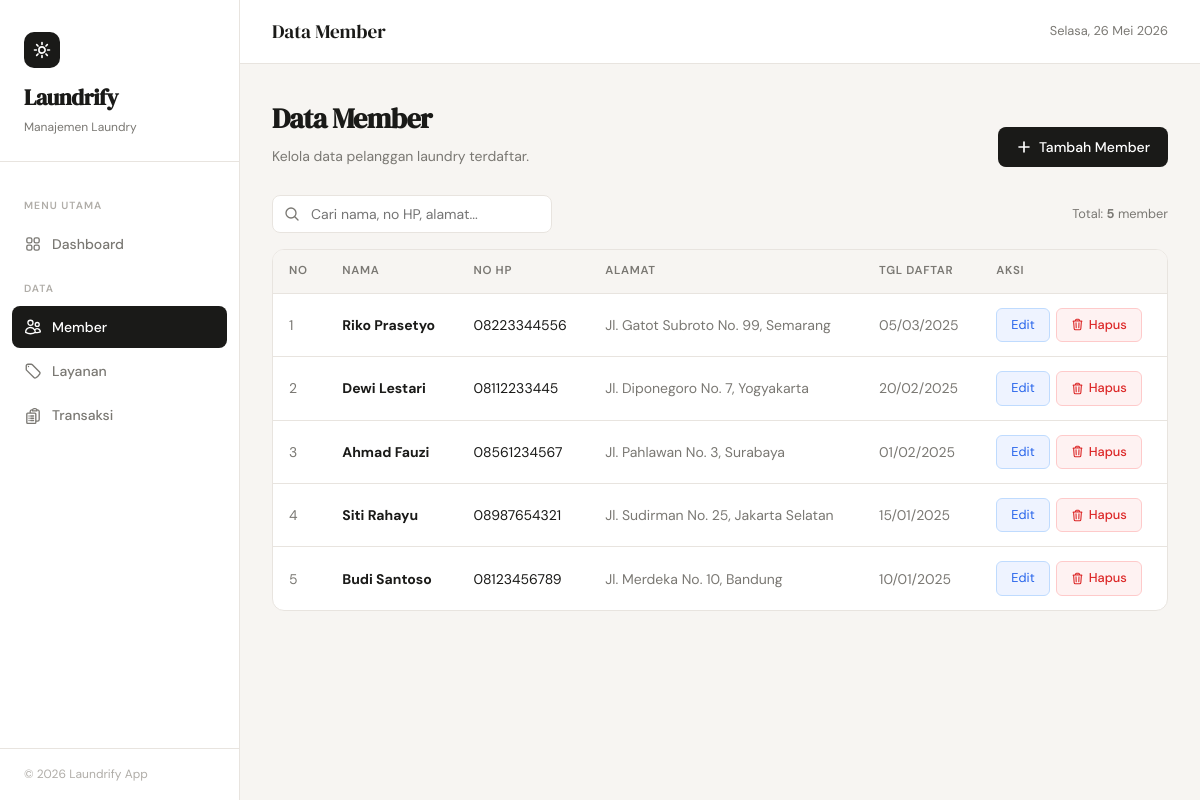
/pages/member/index.php, run on the app's committed database.
### tables this page shows
CREATE TABLE IF NOT EXISTS member (
    id         INT UNSIGNED AUTO_INCREMENT PRIMARY KEY,
    nama       VARCHAR(100)  NOT NULL,
    no_hp      VARCHAR(20)   NOT NULL,
    alamat     TEXT          NOT NULL,
    created_at TIMESTAMP     DEFAULT CURRENT_TIMESTAMP
);

### pages/member/index.php (the view, shortened to what this page needs)
<?php
$page_title = 'Data Member';
$active     = 'member';
include __DIR__ . '/../../config/header.php';
$result = mysqli_query($koneksi, "SELECT * FROM member ORDER BY created_at DESC");
?>
<div class="page-header">
  <div class="page-header-text">
    <h2>Data Member</h2>
    <p>Kelola data pelanggan laundry terdaftar.</p>
  </div>
  <a href="add.php" class="btn btn-primary">
    <svg xmlns="http://www.w3.org/2000/svg" fill="none" viewBox="0 0 24 24" stroke-width="2.5" stroke="currentColor"><path stroke-linecap="round" stroke-linejoin="round" d="M12 4.5v15m7.5-7.5h-15"/></svg>
    Tambah Member
  </a>
</div>
<div class="table-controls">
  <div class="search-bar">
    <input type="text" id="search-input" placeholder="Cari nama, no HP, alamat...">
  </div>
  <span class="info-total">Total: <strong><?= mysqli_num_rows($result) ?></strong> member</span>
</div>
<?php if (mysqli_num_rows($result) === 0): ?>
  <div class="table-wrapper">
    <div class="empty-state">
      <svg xmlns="http://www.w3.org/2000/svg" fill="none" viewBox="0 0 24 24" stroke-width="1.5" stroke="currentColor"><path stroke-linecap="round" stroke-linejoin="round" d="M15 19.128a9.38 9.38 0 002.625.372 9.337 9.337 0 004.121-.952 4.125 4.125 0 00-7.533-2.493M15 19.128v-.003c0-1.113-.285-2.16-.786-3.07M15 19.128v.106A12.318 12.318 0 018.624 21c-2.331 0-4.512-.645-6.374-1.766l-.001-.109a6.375 6.375 0 0111.964-3.07M12 6.375a3.375 3.375 0 11-6.75 0 3.375 3.375 0 016.75 0zm8.25 2.25a2.625 2.625 0 11-5.25 0 2.625 2.625 0 015.25 0z"/></svg>
      <h3>Belum ada member</h3>
      <p>Tambahkan member pertama kamu.</p>
      <a href="add.php" class="btn btn-primary">+ Tambah Member</a>
    </div>
  </div>
<?php else: ?>
  <div class="table-wrapper">
    <table>
      <thead>
        <tr>
          <th>No</th>
          <th>Nama</th>
          <th>No HP</th>
          <th>Alamat</th>
          <th>Tgl Daftar</th>
          <th>Aksi</th>
        </tr>
      </thead>
      <tbody>
        <?php $no = 1; while ($row = mysqli_fetch_assoc($result)): ?>
        <tr>
          <td style="color:var(--text-muted)"><?= $no++ ?></td>
          <td><strong><?= htmlspecialchars($row['nama']) ?></strong></td>
          <td><?= htmlspecialchars($row['no_hp']) ?></td>
          <td style="color:var(--text-muted)"><?= htmlspecialchars($row['alamat']) ?></td>
          <td style="color:var(--text-muted)"><?= date('d/m/Y', strtotime($row['created_at'])) ?></td>
          <td>
            <div style="display:flex;gap:6px">
              <a href="edit.php?id=<?= $row['id'] ?>" class="btn-edit">Edit</a>
              <a href="hapus.php?id=<?= $row['id'] ?>" class="btn-hapus">
                Hapus
              </a>
            </div>
          </td>
        </tr>
        <?php endwhile; ?>
      </tbody>
    </table>
  </div>
<?php endif; ?>
<?php
include __DIR__ . '/../../config/footer.php';
?>

### config/header.php (shortened to what this page needs)
<?php
$css_path = '/laundrify-app/assets/css/style.css';
?>
<!DOCTYPE html>
<html lang="id">
<head>
  <link rel="stylesheet" href="<?= $css_path ?>">
</head>
<body>
<aside class="sidebar">
  <div class="sidebar-brand">
    <div class="logo-mark">
    </div>
    <h1>Laundrify</h1>
    <p>Manajemen Laundry</p>
  </div>
  <nav class="sidebar-nav">
    <div class="nav-label">Menu Utama</div>
    <a href="/laundrify-app/dashboard.php"
       class="nav-item <?= $active === 'dashboard' ? 'aktif' : '' ?>">
      Dashboard
    </a>
    <div class="nav-label">Data</div>
    <a href="/laundrify-app/pages/member/index.php"
       class="nav-item <?= $active === 'member' ? 'aktif' : '' ?>">
      Member
    </a>
    <a href="/laundrify-app/pages/layanan/index.php"
       class="nav-item <?= $active === 'layanan' ? 'aktif' : '' ?>">
      Layanan
    </a>
    <a href="/laundrify-app/pages/transaksi/index.php"
       class="nav-item <?= $active === 'transaksi' ? 'aktif' : '' ?>">
      Transaksi
    </a>
  </nav>
  <div class="sidebar-footer">
    &copy; <?= date('Y') ?> Laundrify App
  </div>
</aside>
<div class="main-content">
  <header class="topbar">
    <div class="topbar-left">
      <span class="page-title"><?= htmlspecialchars($page_title) ?></span>
    </div>
    <div class="topbar-right">
      <span class="topbar-date" id="topbar-date"></span>
    </div>
  </header>
  <main class="page-body">

### config/footer.php (shortened to what this page needs)
</main>
</div>
</body>
</html>

### data on the page
member: nama "Riko Prasetyo", no_hp "08223344556", alamat "Jl. Gatot Subroto No. 99, Semarang", created_at "05/03/2025"
member: nama "Dewi Lestari", no_hp "08112233445", alamat "Jl. Diponegoro No. 7, Yogyakarta", created_at "20/02/2025"
member: nama "Ahmad Fauzi", no_hp "08561234567", alamat "Jl. Pahlawan No. 3, Surabaya", created_at "01/02/2025"
member: nama "Siti Rahayu", no_hp "08987654321", alamat "Jl. Sudirman No. 25, Jakarta Selatan", created_at "15/01/2025"
member: nama "Budi Santoso", no_hp "08123456789", alamat "Jl. Merdeka No. 10, Bandung", created_at "10/01/2025"

### other printed values
$page_title "Data Member"
mysqli_num_rows($result) "5"
